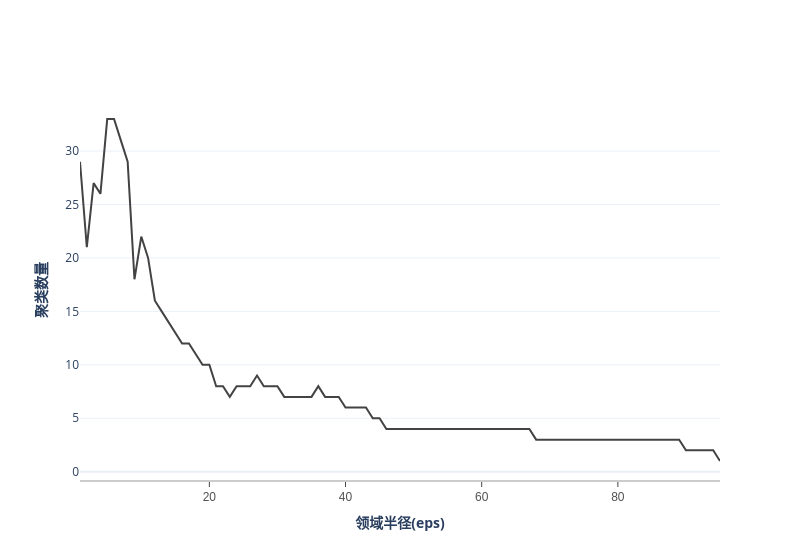

Write notebook code for a chart like this one.
### Markdown cell above
轮廓系数与卡林斯基-哈拉巴斯指数都是内部聚类评价指标，即在不知道真实labels时对聚类结果进行评价。

内部聚类评价指标的一个通病是默认数据集中的类别是簇状结构。

事实上，真实世界的数据集很多都不是簇状结构，所以内部聚类评价往往并不客观。

对于非簇状结构的聚类结果的评价往往使用外部聚类评价指标，常见的有NMI，AMI，F-score，Accuracy等。

### Code cell
#聚类数量折线图
df_dbscan_now = df[df.min_samples == set(df.min_samples)[1]]
myplot.One_Axes_Line(df_dbscan_now,"eps","cluster_count",
                     xAxes_name = "领域半径(eps)",
                     line_name = "聚类数量")

### Figure 1 — Plotly figure (JSON) as saved in the notebook; plotly's stock layout.template omitted (floating-point values rounded to 4 significant figures)
{"data": [{"line": {"color": "rgb(67,67,67)", "width": 2}, "mode": "lines", "name": "聚类数量", "type": "scatter", "x": [1, 2, 3, 4, 5, 6, 7, 8, 9, 10, 11, 12, 13, 14, 15, 16, 17, 18, 19, 20, 21, 22, 23, 24, 25, 26, 27, 28, 29, 30, 31, 32, 33, 34, 35, 36, 37, 38, 39, 40, 41, 42, 43, 44, 45, 46, 47, 48, 49, 50, 51, 52, 53, 54, 55, 56, 57, 58, 59, 60, 61, 62, 63, 64, 65, 66, 67, 68, 69, 70, 71, 72, 73, 74, 75, 76, 77, 78, 79, 80, 81, 82, 83, 84, 85, 86, 87, 88, 89, 90, 91, 92, 93, 94, 95], "y": [29, 21, 27, 26, 33, 33, 31, 29, 18, 22, 20, 16, 15, 14, 13, 12, 12, 11, 10, 10, 8, 8, 7, 8, 8, 8, 9, 8, 8, 8, 7, 7, 7, 7, 7, 8, 7, 7, 7, 6, 6, 6, 6, 5, 5, 4, 4, 4, 4, 4, 4, 4, 4, 4, 4, 4, 4, 4, 4, 4, 4, 4, 4, 4, 4, 4, 4, 3, 3, 3, 3, 3, 3, 3, 3, 3, 3, 3, 3, 3, 3, 3, 3, 3, 3, 3, 3, 3, 3, 2, 2, 2, 2, 2, 1]}], "layout": {"width": 800, "xaxis": {"linecolor": "rgb(204, 204, 204)", "linewidth": 2, "showgrid": false, "showline": true, "showticklabels": true, "tickfont": {"color": "rgb(82, 82, 82)", "family": "Arial", "size": 12}, "ticks": "outside", "title": {"text": "<b>领域半径(eps)</b>"}}, "yaxis": {"title": {"text": "<b>聚类数量</b> "}}}}
